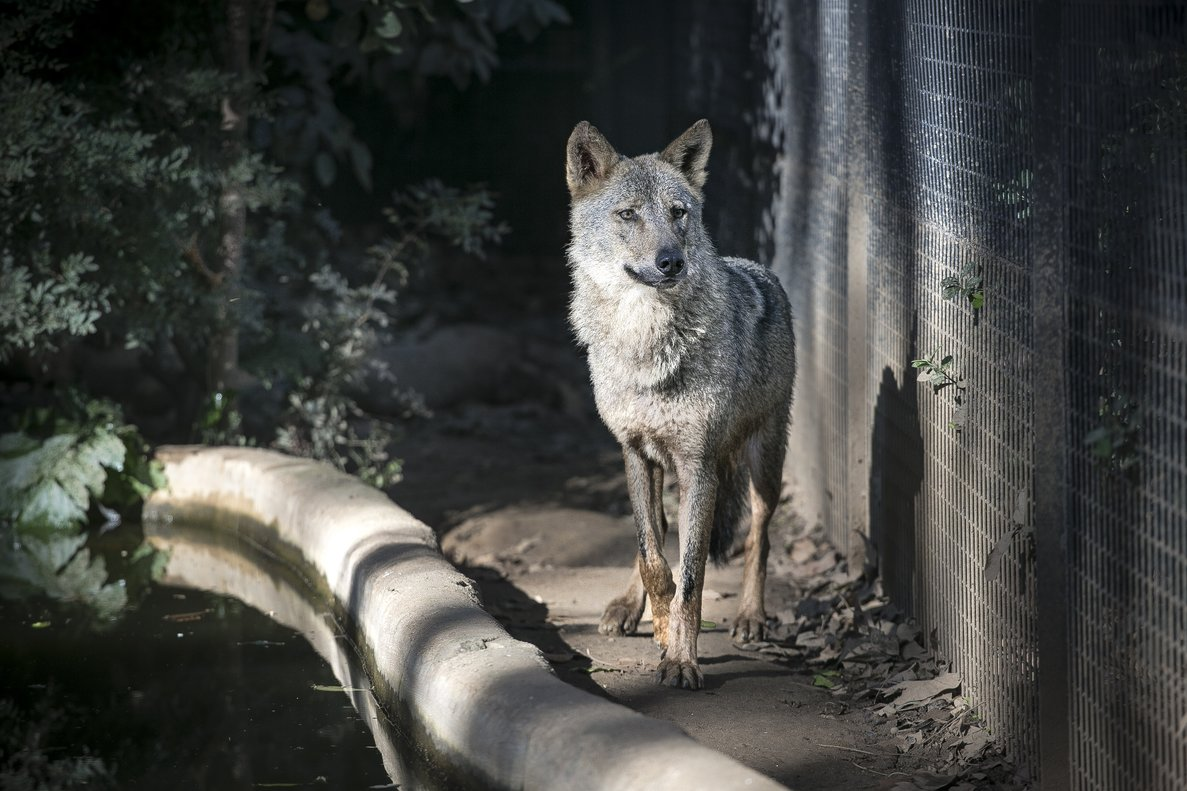
#> input picture lobo.jpg, 1187 x 791 px
$ python 14-AlgoritmoDeCanny.py
#> lines starting #> are read from the running program, lines starting #| are printed output that depends on the picture
import cv2
import numpy as np
from matplotlib import pyplot as plt

img = cv2.imread('lobo.jpg',0)
#> img: shape (791, 1187); min 0, max 255, mean 69
bordes = cv2.Canny(img,180,260)
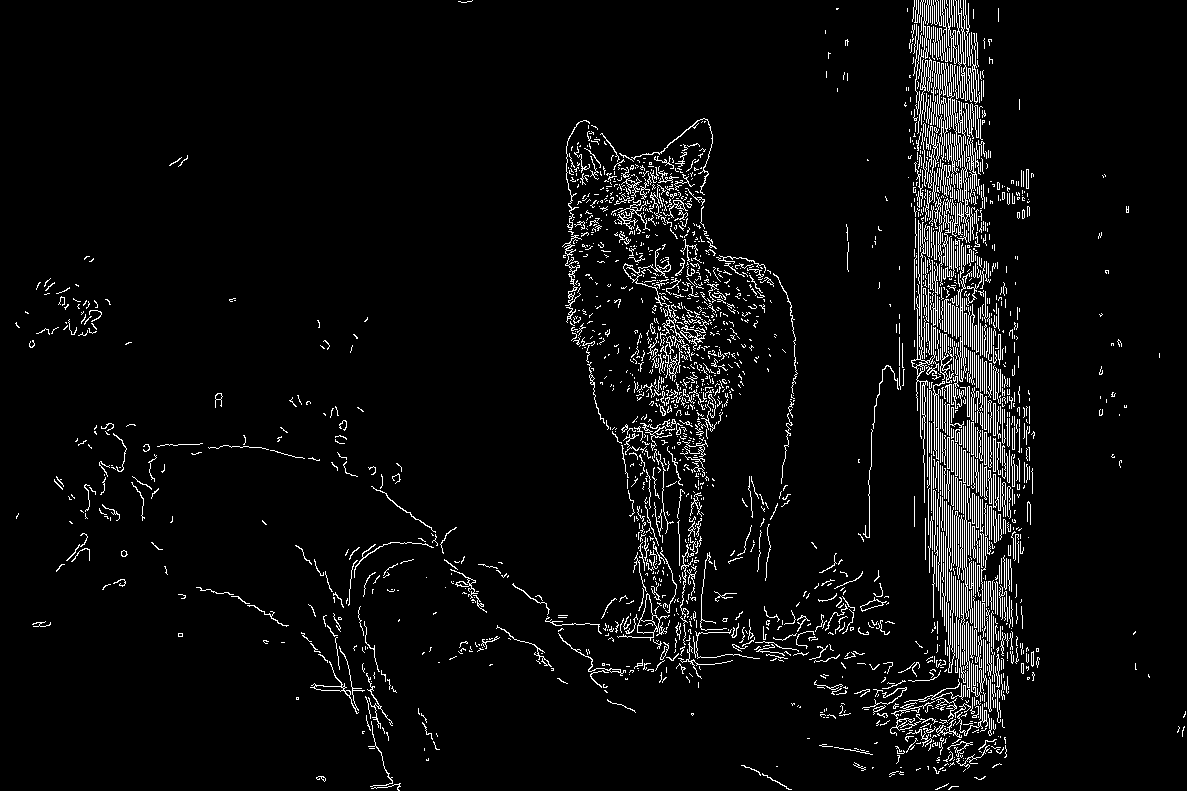
#> bordes: shape (791, 1187); 4.9% white in thin lines or dots

plt.subplot(121),plt.imshow(img,cmap = 'gray')
plt.title('Imágen original'),plt.xticks([]),plt.yticks([])
plt.subplot(122),plt.imshow(bordes,cmap = 'gray')
plt.title('Bordes de la imagen'),plt.xticks([]),plt.yticks([])

plt.show()
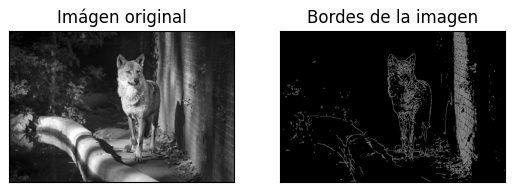
#> figure drawn by matplotlib, 2 panels
